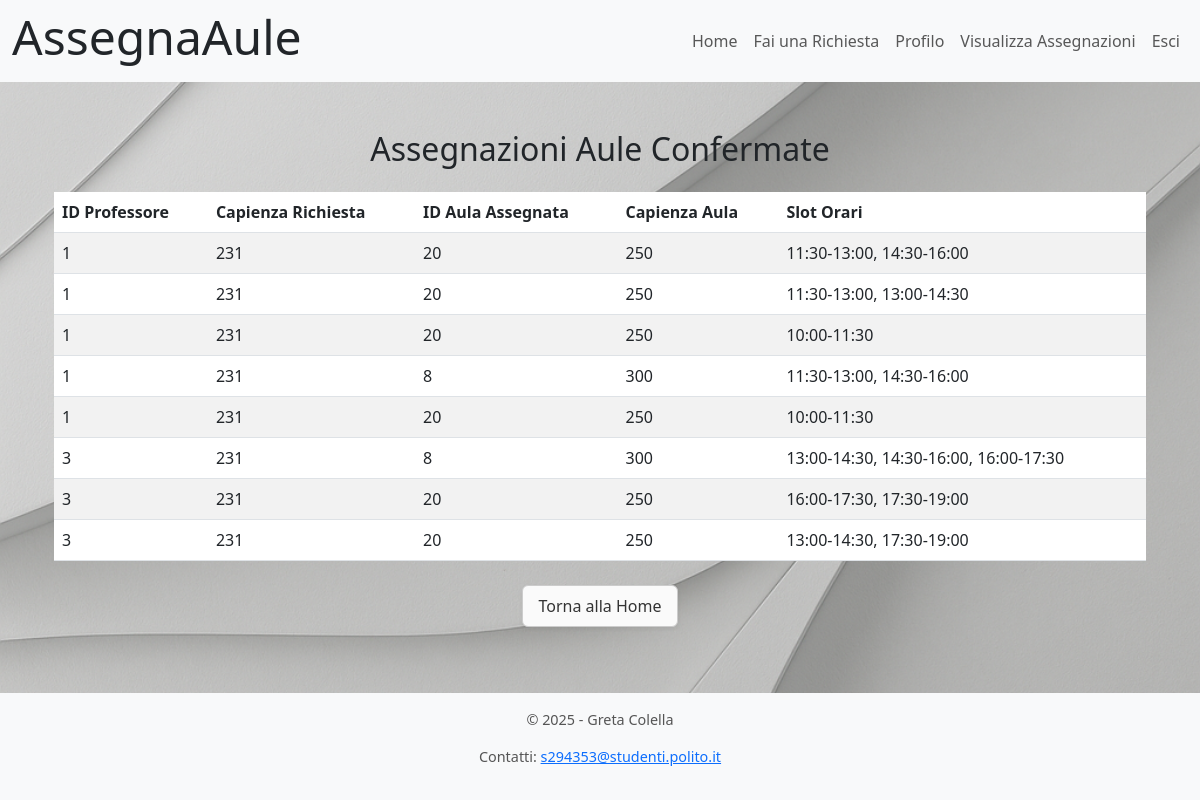
Page /visualizza_assegnazioni (signed in) on the committed database.
### tables this page shows
CREATE TABLE "aula" (
	"id"	INTEGER NOT NULL UNIQUE,
	"Capienza"	INTEGER NOT NULL,
	"prese"	BLOB,
	"pc"	BLOB,
	"proiettore"	BLOB,
	PRIMARY KEY("id" AUTOINCREMENT)
);

### app.py (the view)
@app.route('/visualizza_assegnazioni')
@login_required
def visualizza_assegnazioni():
    assegnazioni_rows = assegnazione_dao.get_assegnazioni()
    risultati = []
    for row in assegnazioni_rows:
        richiesta = richieste_dao.get_richiesta_by_id(row['id_richiesta'])
        aula = aule_dao.get_aula_by_id(row['id_aula'])
        slot_ids = [int(s) for s in richiesta['slots'].split(',')] if richiesta and richiesta['slots'] else []
        descrizione_slots = slot_dao.get_descrizione_slot_by_ids(slot_ids) if slot_ids else "N/A"
        risultati.append({
            'professore': richiesta['idProf'] if richiesta else "?",
            'capienza_richiesta': richiesta['capienza'] if richiesta else "N/A",
            'aula': aula['id'] if aula else "N/A",
            'capienza_aula': aula['capienza'] if aula else "N/A",
            'slot_descrizione': descrizione_slots
        })
    return render_template('visualizza_assegnazioni.html', risultati=risultati)

### app.py (called while the page is built)
@login_manager.user_loader
def load_user(user_id):
    db_user = users_dao.get_user_by_id(user_id)
    if db_user is not None:
        user = User(id=db_user['id'],  nome=db_user['nome'], cognome=db_user['cognome'], email=db_user['email'],	password=db_user['password'] )
    else:
        user = None
    return user

### assegnazione_dao.py (called while the page is built)
def get_assegnazioni():
    conn = sqlite3.connect('db/assegnaAule.db')
    conn.row_factory = sqlite3.Row
    cursor = conn.cursor()
    sql = 'SELECT * FROM assegnazione'
    cursor.execute(sql)
    assegnazioni = cursor.fetchall()
    cursor.close()
    conn.close()
    return assegnazioni

### aule_dao.py (called while the page is built)
def get_aula_by_id(id):
    conn = sqlite3.connect('db/assegnaAule.db')
    conn.row_factory = sqlite3.Row
    cursor = conn.cursor()
    sql = 'SELECT * FROM aula WHERE id = ? '
    cursor.execute(sql, (id,))
    aula = cursor.fetchone()
    cursor.close()
    conn.close()
    return aula

### richieste_dao.py (called while the page is built)
def get_richiesta_by_id(id):
    conn = sqlite3.connect('db/assegnaAule.db')
    conn.row_factory = sqlite3.Row
    cursor = conn.cursor()
    sql = 'SELECT * FROM richiesta WHERE id = ?'
    cursor.execute(sql, (id,))
    richiesta = cursor.fetchone()
    cursor.close()
    conn.close()
    return richiesta

### slot_dao.py (called while the page is built)
def get_slot_by_id(slot_id):
    conn = sqlite3.connect('db/assegnaAule.db')
    conn.row_factory = sqlite3.Row
    cursor = conn.cursor()
    sql = 'SELECT * FROM slot WHERE id = ?'
    cursor.execute(sql, (slot_id,))
    slot = cursor.fetchone()
    cursor.close()
    conn.close()
    return slot

def get_descrizione_slot_by_ids(slot_ids):
    descrizioni = []
    for slot_id in slot_ids:
        slot = get_slot_by_id(slot_id)
        if slot:
            ora_inizio = slot['ora_inizio']
            ora_fine = slot['ora_fine']
            descrizioni.append(f" {ora_inizio}-{ora_fine}")
    return ", ".join(descrizioni)

### users_dao.py (called while the page is built)
def get_user_by_id(id):
    conn = sqlite3.connect('db/assegnaAule.db')
    conn.row_factory = sqlite3.Row
    cursor = conn.cursor()
    sql = 'SELECT * FROM user WHERE id = ?'
    cursor.execute(sql, (id,))
    user = cursor.fetchone()
    cursor.close()
    conn.close()
    return user

### templates/visualizza_assegnazioni.html (shortened to what this page needs)
{% extends "base.html" %}
{% block content %}
<div class="container">
    <h2 class="text-center my-4">Assegnazioni Aule Confermate</h2>
    <table class="table table-striped table-hover">
        <thead>
            <tr>
                <th>ID Professore</th>
                <th>Capienza Richiesta</th>
                <th>ID Aula Assegnata</th>
                <th>Capienza Aula</th>
                <th>Slot Orari</th>
            </tr>
        </thead>
        <tbody>
            {% for r in risultati %}
            <tr>
                <td>{{ r.professore }}</td>
                <td>{{ r.capienza_richiesta }}</td>
                <td>{{ r.aula }}</td>
                <td>{{ r.capienza_aula }}</td>
                <td>{{ r.slot_descrizione }}</td>
            </tr>
            {% endfor %}
        </tbody>
    </table>
    <div class="text-center mt-4">
        <a href="{{ url_for('home') }}" class="btn btn-primary">Torna alla Home</a>
    </div>
</div>
{% endblock %}

### static/css/style.css (style rules this page uses)
body { background-image: url("../sfondo.png"); background-size: cover; background-repeat: no-repeat; background-attachment: fixed; background-position: center; }
html, body { height: 100%; margin: 0; padding: 0; }
.btn { display: inline-block; padding: 0.5rem 1rem; font-size: 1rem; font-weight: 500; color: #333; background-color: #fafafa; border: 1px solid #ccc; border-radius: 0.375rem; box-shadow: 0 2px 4px rgba(0, 0, 0, 0.05); text-decoration: none; cursor: pointer; transition: background-color 0.3s ease, box-shadow 0.2s ease, transform 0.1s ease; }

### rows in the picture
aula: professore "1", capienza_richiesta "231", aula "8", capienza_aula "300", slot_descrizione "11:30-13:00, 14:30-16:00", professore "3", slot_descrizione "13:00-14:30, 14:30-16:00, 16:00-17:30"

### other values in the picture
{{ r.professore }} "1" "1" "1" "1" "3" "3"
{{ r.capienza_richiesta }} "231" "231" "231" "231" "231" "231"
{{ r.aula }} "20" "20" "20" "20" "20" "20"
{{ r.capienza_aula }} "250" "250" "250" "250" "250" "250"
{{ r.slot_descrizione }} "11:30-13:00, 14:30-16:00" "11:30-13:00, 13:00-14:30" "10:00-11:30" "10:00-11:30" "16:00-17:30, 17:30-19:00" "13:00-14:30, 17:30-19:00"
